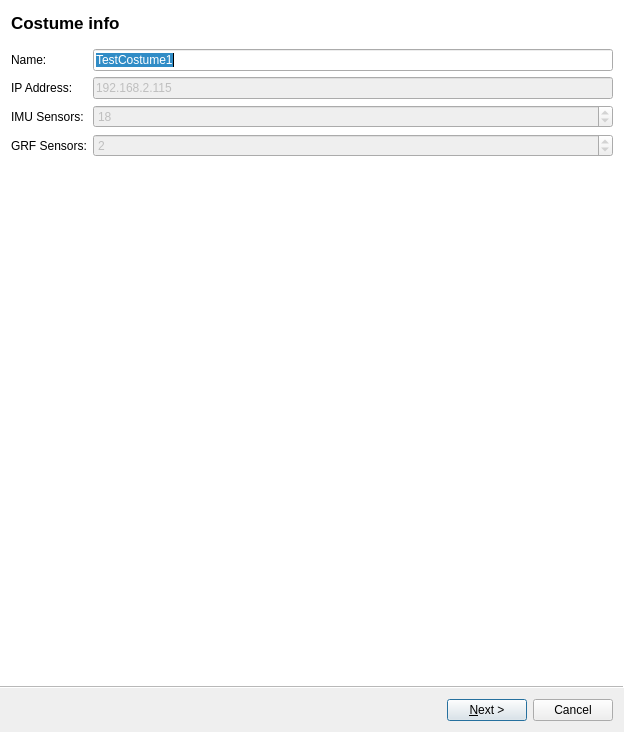
<?xml version="1.0" encoding="UTF-8"?>
<ui version="4.0">
 <class>IMUCostumeCalibrationWizard</class>
 <widget class="QWizard" name="IMUCostumeCalibrationWizard">
  <property name="geometry">
   <rect>
    <x>0</x>
    <y>0</y>
    <width>624</width>
    <height>732</height>
   </rect>
  </property>
  <property name="sizePolicy">
   <sizepolicy hsizetype="Preferred" vsizetype="Fixed">
    <horstretch>0</horstretch>
    <verstretch>0</verstretch>
   </sizepolicy>
  </property>
  <property name="windowTitle">
   <string>Costume Calibration Wizard</string>
  </property>
  <property name="windowIcon">
   <iconset resource="../../../imu_view/ui/MdeViewIcons.qrc">
    <normaloff>:/mde/icons/imu.png</normaloff>:/mde/icons/imu.png</iconset>
  </property>
  <property name="toolTip">
   <string/>
  </property>
  <property name="wizardStyle">
   <enum>QWizard::AeroStyle</enum>
  </property>
  <property name="options">
   <set>QWizard::HelpButtonOnRight|QWizard::NoBackButtonOnStartPage</set>
  </property>
  <widget class="QWizardPage" name="costumeCalibrationPage1">
   <property name="title">
    <string>Costume info</string>
   </property>
   <property name="subTitle">
    <string/>
   </property>
   <layout class="QFormLayout" name="formLayout">
    <item row="0" column="0">
     <widget class="QLabel" name="nameLabel">
      <property name="text">
       <string>Name:</string>
      </property>
     </widget>
    </item>
    <item row="0" column="1">
     <widget class="QLineEdit" name="nameLineEdit">
      <property name="text">
       <string>TestCostume1</string>
      </property>
     </widget>
    </item>
    <item row="1" column="0">
     <widget class="QLabel" name="ipAddressLabel">
      <property name="text">
       <string>IP Address:</string>
      </property>
     </widget>
    </item>
    <item row="1" column="1">
     <widget class="QLineEdit" name="ipAddressLineEdit">
      <property name="enabled">
       <bool>false</bool>
      </property>
      <property name="text">
       <string>192.168.2.115</string>
      </property>
     </widget>
    </item>
    <item row="2" column="0">
     <widget class="QLabel" name="imuSensorsLabellabel_2">
      <property name="text">
       <string>IMU Sensors:</string>
      </property>
     </widget>
    </item>
    <item row="2" column="1">
     <widget class="QSpinBox" name="imuSensorsSpinBox">
      <property name="enabled">
       <bool>false</bool>
      </property>
      <property name="value">
       <number>18</number>
      </property>
     </widget>
    </item>
    <item row="3" column="0">
     <widget class="QLabel" name="grfSensorsLabel">
      <property name="text">
       <string>GRF Sensors:</string>
      </property>
     </widget>
    </item>
    <item row="3" column="1">
     <widget class="QSpinBox" name="grfSensorsSpinBox">
      <property name="enabled">
       <bool>false</bool>
      </property>
      <property name="value">
       <number>2</number>
      </property>
     </widget>
    </item>
   </layout>
  </widget>
  <widget class="QWizardPage" name="costumeCalibrationPage2">
   <property name="minimumSize">
    <size>
     <width>525</width>
     <height>510</height>
    </size>
   </property>
   <property name="title">
    <string>Performer description</string>
   </property>
   <property name="subTitle">
    <string>Body dimensions [m]</string>
   </property>
   <layout class="QHBoxLayout" name="horizontalLayout">
    <item>
     <layout class="QVBoxLayout" name="verticalLayout">
      <item>
       <layout class="QFormLayout" name="formLayout_2">
        <item row="0" column="0">
         <widget class="QLabel" name="bodyHeighLabel">
          <property name="text">
           <string>Body Height:</string>
          </property>
         </widget>
        </item>
        <item row="0" column="1">
         <widget class="QDoubleSpinBox" name="bodyHeightDoubleSpinBox">
          <property name="toolTip">
           <string>Ground to top of head when standing upright</string>
          </property>
          <property name="value">
           <double>1.850000000000000</double>
          </property>
         </widget>
        </item>
        <item row="1" column="0">
         <widget class="QLabel" name="footSizeLabel">
          <property name="text">
           <string>Foot Size:</string>
          </property>
         </widget>
        </item>
        <item row="1" column="1">
         <widget class="QDoubleSpinBox" name="footSizeDoubleSpinBox">
          <property name="toolTip">
           <string>Top of shoe nose to end of the heel</string>
          </property>
          <property name="value">
           <double>0.260000000000000</double>
          </property>
         </widget>
        </item>
        <item row="2" column="0">
         <widget class="QLabel" name="ankleHeightLabel">
          <property name="text">
           <string>Ankle Height:</string>
          </property>
         </widget>
        </item>
        <item row="2" column="1">
         <widget class="QDoubleSpinBox" name="ankleHeightDoubleSpinBox">
          <property name="toolTip">
           <string>Ground to distal tip of lateral malleolus</string>
          </property>
          <property name="value">
           <double>0.120000000000000</double>
          </property>
         </widget>
        </item>
        <item row="3" column="0">
         <widget class="QLabel" name="hipHeightLabel">
          <property name="text">
           <string>Hip Height:</string>
          </property>
         </widget>
        </item>
        <item row="3" column="1">
         <widget class="QDoubleSpinBox" name="hipHeightDoubleSpinBox">
          <property name="toolTip">
           <string>Ground to most lateral bony prominence of greater trochanter</string>
          </property>
          <property name="value">
           <double>0.890000000000000</double>
          </property>
         </widget>
        </item>
        <item row="4" column="0">
         <widget class="QLabel" name="hipWidthLabel">
          <property name="text">
           <string>Hip Width:</string>
          </property>
         </widget>
        </item>
        <item row="4" column="1">
         <widget class="QDoubleSpinBox" name="hipWidthDoubleSpinBox">
          <property name="toolTip">
           <string>Right to left anterior sup. iliac spine</string>
          </property>
          <property name="value">
           <double>0.340000000000000</double>
          </property>
         </widget>
        </item>
        <item row="5" column="0">
         <widget class="QLabel" name="kneeHeightLabel">
          <property name="text">
           <string>Knee Height:</string>
          </property>
         </widget>
        </item>
        <item row="5" column="1">
         <widget class="QDoubleSpinBox" name="kneeHeightDoubleSpinBox">
          <property name="toolTip">
           <string>Ground to lateral epicondyle on the femoral bone</string>
          </property>
          <property name="value">
           <double>0.320000000000000</double>
          </property>
         </widget>
        </item>
        <item row="6" column="0">
         <widget class="QLabel" name="shoulderWidthLabel">
          <property name="text">
           <string>Shoulder Width:</string>
          </property>
         </widget>
        </item>
        <item row="6" column="1">
         <widget class="QDoubleSpinBox" name="shoulderWidthDoubleSpinBox">
          <property name="toolTip">
           <string>Right to left distal tip of acromion (acromial angle)</string>
          </property>
          <property name="value">
           <double>0.430000000000000</double>
          </property>
         </widget>
        </item>
        <item row="7" column="0">
         <widget class="QLabel" name="shoeSoleHeightLabel">
          <property name="text">
           <string>Shoe Sole Height:</string>
          </property>
         </widget>
        </item>
        <item row="7" column="1">
         <widget class="QDoubleSpinBox" name="shoeSoleHeightDoubleSpinBox">
          <property name="toolTip">
           <string>Average thickness of the sole of the used shoes. This value will add an offset to the ankle height.</string>
          </property>
          <property name="value">
           <double>0.040000000000000</double>
          </property>
         </widget>
        </item>
       </layout>
      </item>
      <item>
       <spacer name="verticalSpacer">
        <property name="orientation">
         <enum>Qt::Vertical</enum>
        </property>
        <property name="sizeHint" stdset="0">
         <size>
          <width>20</width>
          <height>40</height>
         </size>
        </property>
       </spacer>
      </item>
     </layout>
    </item>
    <item>
     <widget class="QLabel" name="bodyDimensionsLabel">
      <property name="minimumSize">
       <size>
        <width>375</width>
        <height>500</height>
       </size>
      </property>
      <property name="maximumSize">
       <size>
        <width>375</width>
        <height>500</height>
       </size>
      </property>
      <property name="text">
       <string/>
      </property>
      <property name="pixmap">
       <pixmap>../resources/embedded/images/skeletonWithDimensions.png</pixmap>
      </property>
      <property name="scaledContents">
       <bool>true</bool>
      </property>
      <property name="alignment">
       <set>Qt::AlignCenter</set>
      </property>
      <property name="textInteractionFlags">
       <set>Qt::NoTextInteraction</set>
      </property>
     </widget>
    </item>
   </layout>
  </widget>
  <widget class="QWizardPage" name="costumeCalibrationPage3">
   <property name="title">
    <string>Calibration</string>
   </property>
   <property name="subTitle">
    <string>Algorithm</string>
   </property>
   <layout class="QFormLayout" name="formLayout_3">
    <item row="0" column="0">
     <widget class="QComboBox" name="algorithmComboBox">
      <property name="sizePolicy">
       <sizepolicy hsizetype="Preferred" vsizetype="Preferred">
        <horstretch>0</horstretch>
        <verstretch>0</verstretch>
       </sizepolicy>
      </property>
      <item>
       <property name="text">
        <string>Choose algorithm</string>
       </property>
      </item>
      <item>
       <property name="text">
        <string>Simple2Stage</string>
       </property>
      </item>
      <item>
       <property name="text">
        <string>Advanced2Stage</string>
       </property>
      </item>
      <item>
       <property name="text">
        <string>KalmanBasedMultiStage</string>
       </property>
      </item>
      <item>
       <property name="text">
        <string>AutoAdaptive</string>
       </property>
      </item>
     </widget>
    </item>
   </layout>
  </widget>
  <widget class="QWizardPage" name="costumeCalibrationPage4">
   <property name="title">
    <string>Calibration: Simple2Stage</string>
   </property>
   <property name="subTitle">
    <string>Stage 1</string>
   </property>
   <layout class="QHBoxLayout" name="horizontalLayout_3">
    <item>
     <layout class="QVBoxLayout" name="verticalLayout_2">
      <item>
       <widget class="QTextEdit" name="stage1DescriptionTextEdit">
        <property name="sizePolicy">
         <sizepolicy hsizetype="Expanding" vsizetype="Preferred">
          <horstretch>0</horstretch>
          <verstretch>0</verstretch>
         </sizepolicy>
        </property>
        <property name="readOnly">
         <bool>true</bool>
        </property>
        <property name="html">
         <string>&lt;!DOCTYPE HTML PUBLIC &quot;-//W3C//DTD HTML 4.0//EN&quot; &quot;http://www.w3.org/TR/REC-html40/strict.dtd&quot;&gt;
&lt;html&gt;&lt;head&gt;&lt;meta name=&quot;qrichtext&quot; content=&quot;1&quot; /&gt;&lt;style type=&quot;text/css&quot;&gt;
p, li { white-space: pre-wrap; }
&lt;/style&gt;&lt;/head&gt;&lt;body style=&quot; font-family:'MS Shell Dlg 2'; font-size:8.25pt; font-weight:400; font-style:normal;&quot;&gt;
&lt;p style=&quot; margin-top:0px; margin-bottom:0px; margin-left:0px; margin-right:0px; -qt-block-indent:0; text-indent:0px;&quot;&gt;Press &lt;span style=&quot; font-weight:600;&quot;&gt;Calibrate&lt;/span&gt; and stand in a &lt;span style=&quot; font-weight:600;&quot;&gt;T-pose&lt;/span&gt; as presented. Stand  approximately &lt;span style=&quot; font-weight:600;&quot;&gt;30 seconds&lt;/span&gt;, until algorithm finishes and notifies You it is ready for the next stage.&lt;/p&gt;&lt;/body&gt;&lt;/html&gt;</string>
        </property>
       </widget>
      </item>
      <item>
       <layout class="QHBoxLayout" name="horizontalLayout_2">
        <item>
         <spacer name="horizontalSpacer">
          <property name="orientation">
           <enum>Qt::Horizontal</enum>
          </property>
          <property name="sizeHint" stdset="0">
           <size>
            <width>40</width>
            <height>20</height>
           </size>
          </property>
         </spacer>
        </item>
        <item>
         <widget class="QPushButton" name="calibrate1PushButton">
          <property name="text">
           <string>Calibrate</string>
          </property>
         </widget>
        </item>
        <item>
         <spacer name="horizontalSpacer_2">
          <property name="orientation">
           <enum>Qt::Horizontal</enum>
          </property>
          <property name="sizeHint" stdset="0">
           <size>
            <width>40</width>
            <height>20</height>
           </size>
          </property>
         </spacer>
        </item>
       </layout>
      </item>
      <item>
       <spacer name="verticalSpacer_3">
        <property name="orientation">
         <enum>Qt::Vertical</enum>
        </property>
        <property name="sizeHint" stdset="0">
         <size>
          <width>20</width>
          <height>40</height>
         </size>
        </property>
       </spacer>
      </item>
     </layout>
    </item>
    <item>
     <widget class="QLabel" name="tposLabel">
      <property name="minimumSize">
       <size>
        <width>375</width>
        <height>500</height>
       </size>
      </property>
      <property name="maximumSize">
       <size>
        <width>375</width>
        <height>500</height>
       </size>
      </property>
      <property name="text">
       <string/>
      </property>
      <property name="pixmap">
       <pixmap>../resources/embedded/images/tpos.bmp</pixmap>
      </property>
      <property name="scaledContents">
       <bool>true</bool>
      </property>
      <property name="textInteractionFlags">
       <set>Qt::NoTextInteraction</set>
      </property>
     </widget>
    </item>
   </layout>
  </widget>
  <widget class="QWizardPage" name="costumeCalibrationPage5">
   <property name="title">
    <string>Calibration: Simple2Stage</string>
   </property>
   <property name="subTitle">
    <string>Stage 2</string>
   </property>
   <layout class="QHBoxLayout" name="horizontalLayout_5">
    <item>
     <layout class="QVBoxLayout" name="verticalLayout_3">
      <item>
       <widget class="QTextEdit" name="stage2DescriptionTextEdit">
        <property name="sizePolicy">
         <sizepolicy hsizetype="Expanding" vsizetype="Preferred">
          <horstretch>0</horstretch>
          <verstretch>0</verstretch>
         </sizepolicy>
        </property>
        <property name="html">
         <string>&lt;!DOCTYPE HTML PUBLIC &quot;-//W3C//DTD HTML 4.0//EN&quot; &quot;http://www.w3.org/TR/REC-html40/strict.dtd&quot;&gt;
&lt;html&gt;&lt;head&gt;&lt;meta name=&quot;qrichtext&quot; content=&quot;1&quot; /&gt;&lt;style type=&quot;text/css&quot;&gt;
p, li { white-space: pre-wrap; }
&lt;/style&gt;&lt;/head&gt;&lt;body style=&quot; font-family:'MS Shell Dlg 2'; font-size:8.25pt; font-weight:400; font-style:normal;&quot;&gt;
&lt;p style=&quot; margin-top:0px; margin-bottom:0px; margin-left:0px; margin-right:0px; -qt-block-indent:0; text-indent:0px;&quot;&gt;Press &lt;span style=&quot; font-weight:600;&quot;&gt;Calibrate&lt;/span&gt; and stand in a &lt;span style=&quot; font-weight:600;&quot;&gt;N-pose&lt;/span&gt; as presented. Stand  approximately &lt;span style=&quot; font-weight:600;&quot;&gt;30 seconds&lt;/span&gt;, until algorithm finishes and notifies You that costume is ready to use.&lt;/p&gt;&lt;/body&gt;&lt;/html&gt;</string>
        </property>
       </widget>
      </item>
      <item>
       <layout class="QHBoxLayout" name="horizontalLayout_4">
        <item>
         <spacer name="horizontalSpacer_3">
          <property name="orientation">
           <enum>Qt::Horizontal</enum>
          </property>
          <property name="sizeHint" stdset="0">
           <size>
            <width>40</width>
            <height>20</height>
           </size>
          </property>
         </spacer>
        </item>
        <item>
         <widget class="QPushButton" name="calibrate2PushButton">
          <property name="text">
           <string>Calibrate</string>
          </property>
         </widget>
        </item>
        <item>
         <spacer name="horizontalSpacer_4">
          <property name="orientation">
           <enum>Qt::Horizontal</enum>
          </property>
          <property name="sizeHint" stdset="0">
           <size>
            <width>40</width>
            <height>20</height>
           </size>
          </property>
         </spacer>
        </item>
       </layout>
      </item>
      <item>
       <spacer name="verticalSpacer_2">
        <property name="orientation">
         <enum>Qt::Vertical</enum>
        </property>
        <property name="sizeHint" stdset="0">
         <size>
          <width>20</width>
          <height>40</height>
         </size>
        </property>
       </spacer>
      </item>
     </layout>
    </item>
    <item>
     <widget class="QLabel" name="nposLabel">
      <property name="minimumSize">
       <size>
        <width>375</width>
        <height>510</height>
       </size>
      </property>
      <property name="maximumSize">
       <size>
        <width>375</width>
        <height>510</height>
       </size>
      </property>
      <property name="text">
       <string/>
      </property>
      <property name="pixmap">
       <pixmap>../resources/embedded/images/npos.png</pixmap>
      </property>
      <property name="scaledContents">
       <bool>true</bool>
      </property>
     </widget>
    </item>
   </layout>
  </widget>
 </widget>
 <resources>
  <include location="../../../imu_view/ui/MdeViewIcons.qrc"/>
  <include location="imuCostumeIcons.qrc"/>
 </resources>
 <connections/>
</ui>
